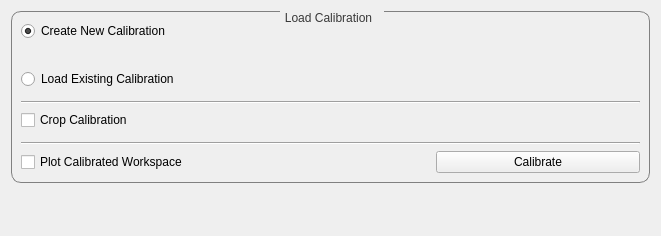
<?xml version="1.0" encoding="UTF-8"?>
<ui version="4.0">
 <class>CalibTab</class>
 <widget class="QWidget" name="CalibTab">
  <property name="windowModality">
   <enum>Qt::NonModal</enum>
  </property>
  <property name="geometry">
   <rect>
    <x>0</x>
    <y>0</y>
    <width>661</width>
    <height>236</height>
   </rect>
  </property>
  <property name="sizePolicy">
   <sizepolicy hsizetype="Preferred" vsizetype="Minimum">
    <horstretch>0</horstretch>
    <verstretch>0</verstretch>
   </sizepolicy>
  </property>
  <property name="windowTitle">
   <string>Form</string>
  </property>
  <property name="styleSheet">
   <string notr="true">QGroupBox {
border: 1px solid grey;border-radius: 10px;margin-top: 1ex; margin-right: 0ex
}
QGroupBox:title {
                           subcontrol-origin: margin;
                           padding: 0 3px;
                           subcontrol-position: top center;
                           padding-top: 0px;
                          padding-bottom: 0px;
                           padding-right: 10px;
                            color: rgb(56, 56, 56)
}</string>
  </property>
  <layout class="QVBoxLayout" name="verticalLayout_2">
   <item>
    <layout class="QVBoxLayout" name="verticalLayout" stretch="1,0">
     <property name="sizeConstraint">
      <enum>QLayout::SetDefaultConstraint</enum>
     </property>
     <item>
      <widget class="QGroupBox" name="loadingGroup">
       <property name="sizePolicy">
        <sizepolicy hsizetype="Preferred" vsizetype="Fixed">
         <horstretch>0</horstretch>
         <verstretch>0</verstretch>
        </sizepolicy>
       </property>
       <property name="layoutDirection">
        <enum>Qt::LeftToRight</enum>
       </property>
       <property name="autoFillBackground">
        <bool>false</bool>
       </property>
       <property name="styleSheet">
        <string notr="true"/>
       </property>
       <property name="title">
        <string>Load Calibration</string>
       </property>
       <property name="alignment">
        <set>Qt::AlignBottom|Qt::AlignHCenter</set>
       </property>
       <property name="flat">
        <bool>false</bool>
       </property>
       <property name="checkable">
        <bool>false</bool>
       </property>
       <layout class="QGridLayout" name="gridLayout_2">
        <item row="1" column="0">
         <layout class="QGridLayout" name="gridLayout" rowstretch="0,0,0,0,0,0,0,0,0,0,0" columnstretch="0,0,0">
          <property name="sizeConstraint">
           <enum>QLayout::SetDefaultConstraint</enum>
          </property>
          <property name="verticalSpacing">
           <number>6</number>
          </property>
          <item row="6" column="0" colspan="3">
           <widget class="Line" name="line_crop">
            <property name="minimumSize">
             <size>
              <width>0</width>
              <height>0</height>
             </size>
            </property>
            <property name="orientation">
             <enum>Qt::Horizontal</enum>
            </property>
           </widget>
          </item>
          <item row="5" column="0" colspan="3">
           <widget class="FileFinder" name="finder_path" native="true">
            <property name="sizePolicy">
             <sizepolicy hsizetype="Preferred" vsizetype="Preferred">
              <horstretch>0</horstretch>
              <verstretch>0</verstretch>
             </sizepolicy>
            </property>
            <property name="minimumSize">
             <size>
              <width>0</width>
              <height>0</height>
             </size>
            </property>
           </widget>
          </item>
          <item row="3" column="0" colspan="3">
           <spacer name="spacer_new_exist">
            <property name="orientation">
             <enum>Qt::Vertical</enum>
            </property>
            <property name="sizeType">
             <enum>QSizePolicy::Fixed</enum>
            </property>
            <property name="sizeHint" stdset="0">
             <size>
              <width>20</width>
              <height>10</height>
             </size>
            </property>
           </spacer>
          </item>
          <item row="1" column="0" colspan="3">
           <widget class="FileFinder" name="finder_vanadium" native="true">
            <property name="minimumSize">
             <size>
              <width>0</width>
              <height>0</height>
             </size>
            </property>
           </widget>
          </item>
          <item row="0" column="0" colspan="3">
           <widget class="QRadioButton" name="radio_newCalib">
            <property name="text">
             <string>Create New Calibration</string>
            </property>
            <property name="checked">
             <bool>true</bool>
            </property>
           </widget>
          </item>
          <item row="2" column="0" colspan="3">
           <widget class="FileFinder" name="finder_sample" native="true">
            <property name="sizePolicy">
             <sizepolicy hsizetype="Preferred" vsizetype="Preferred">
              <horstretch>0</horstretch>
              <verstretch>0</verstretch>
             </sizepolicy>
            </property>
            <property name="minimumSize">
             <size>
              <width>0</width>
              <height>0</height>
             </size>
            </property>
           </widget>
          </item>
          <item row="10" column="0" colspan="2">
           <widget class="QCheckBox" name="check_plotOutput">
            <property name="enabled">
             <bool>true</bool>
            </property>
            <property name="text">
             <string>Plot Calibrated Workspace</string>
            </property>
           </widget>
          </item>
          <item row="7" column="0" colspan="3">
           <widget class="QCheckBox" name="check_cropCalib">
            <property name="text">
             <string>Crop Calibration</string>
            </property>
           </widget>
          </item>
          <item row="10" column="2">
           <widget class="QPushButton" name="button_calibrate">
            <property name="enabled">
             <bool>true</bool>
            </property>
            <property name="text">
             <string>Calibrate</string>
            </property>
           </widget>
          </item>
          <item row="4" column="0" colspan="3">
           <widget class="QRadioButton" name="radio_loadCalib">
            <property name="text">
             <string>Load Existing Calibration</string>
            </property>
            <property name="checked">
             <bool>false</bool>
            </property>
           </widget>
          </item>
          <item row="9" column="0" colspan="3">
           <widget class="Line" name="line_go">
            <property name="orientation">
             <enum>Qt::Horizontal</enum>
            </property>
           </widget>
          </item>
          <item row="8" column="0" colspan="3">
           <widget class="CroppingView" name="widget_cropping" native="true">
            <property name="minimumSize">
             <size>
              <width>0</width>
              <height>0</height>
             </size>
            </property>
           </widget>
          </item>
         </layout>
        </item>
       </layout>
      </widget>
     </item>
     <item>
      <spacer name="spacer_bottom">
       <property name="orientation">
        <enum>Qt::Vertical</enum>
       </property>
       <property name="sizeHint" stdset="0">
        <size>
         <width>20</width>
         <height>10</height>
        </size>
       </property>
      </spacer>
     </item>
    </layout>
   </item>
  </layout>
 </widget>
 <customwidgets>
  <customwidget>
   <class>FileFinder</class>
   <extends>QWidget</extends>
   <header>mantidqt.widgets.filefinder</header>
   <container>1</container>
  </customwidget>
  <customwidget>
   <class>CroppingView</class>
   <extends>QWidget</extends>
   <header>Engineering.gui.engineering_diffraction.tabs.common.cropping.cropping_view</header>
   <container>1</container>
  </customwidget>
 </customwidgets>
 <tabstops>
  <tabstop>radio_newCalib</tabstop>
  <tabstop>check_plotOutput</tabstop>
  <tabstop>button_calibrate</tabstop>
 </tabstops>
 <resources/>
 <connections/>
</ui>
